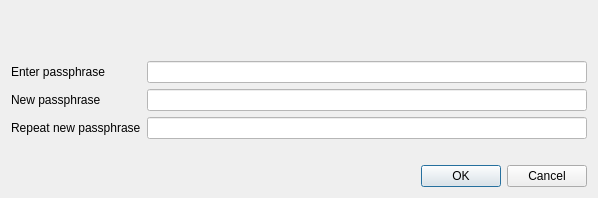
<?xml version="1.0" encoding="UTF-8"?>
<ui version="4.0">
 <class>AskPassphraseDialog</class>
 <widget class="QDialog" name="AskPassphraseDialog">
  <property name="geometry">
   <rect>
    <x>0</x>
    <y>0</y>
    <width>598</width>
    <height>198</height>
   </rect>
  </property>
  <property name="sizePolicy">
   <sizepolicy hsizetype="Preferred" vsizetype="Minimum">
    <horstretch>0</horstretch>
    <verstretch>0</verstretch>
   </sizepolicy>
  </property>
  <property name="minimumSize">
   <size>
    <width>550</width>
    <height>0</height>
   </size>
  </property>
  <property name="windowTitle">
   <string>Passphrase Dialog</string>
  </property>
  <layout class="QVBoxLayout" name="verticalLayout">
   <item>
    <widget class="QLabel" name="warningLabel">
     <property name="textFormat">
      <enum>Qt::RichText</enum>
     </property>
     <property name="wordWrap">
      <bool>true</bool>
     </property>
    </widget>
   </item>
   <item>
    <layout class="QFormLayout" name="formLayout">
     <property name="fieldGrowthPolicy">
      <enum>QFormLayout::AllNonFixedFieldsGrow</enum>
     </property>
     <item row="0" column="0">
      <widget class="QLabel" name="passLabel1">
       <property name="text">
        <string>Enter passphrase</string>
       </property>
      </widget>
     </item>
     <item row="0" column="1">
      <widget class="QLineEdit" name="passEdit1">
       <property name="styleSheet">
        <string notr="true">background-color:#ffffff;color:#000000;</string>
       </property>
       <property name="echoMode">
        <enum>QLineEdit::Password</enum>
       </property>
      </widget>
     </item>
     <item row="1" column="0">
      <widget class="QLabel" name="passLabel2">
       <property name="text">
        <string>New passphrase</string>
       </property>
      </widget>
     </item>
     <item row="1" column="1">
      <widget class="QLineEdit" name="passEdit2">
       <property name="styleSheet">
        <string notr="true">background-color:#ffffff;color:#000000;</string>
       </property>
       <property name="echoMode">
        <enum>QLineEdit::Password</enum>
       </property>
      </widget>
     </item>
     <item row="2" column="0">
      <widget class="QLabel" name="passLabel3">
       <property name="text">
        <string>Repeat new passphrase</string>
       </property>
      </widget>
     </item>
     <item row="2" column="1">
      <widget class="QLineEdit" name="passEdit3">
       <property name="styleSheet">
        <string notr="true">background-color:#ffffff;color:#000000;</string>
       </property>
       <property name="echoMode">
        <enum>QLineEdit::Password</enum>
       </property>
      </widget>
     </item>
     <item row="3" column="1">
      <widget class="QLabel" name="capsLabel">
       <property name="font">
        <font>
         <weight>75</weight>
         <bold>true</bold>
        </font>
       </property>
       <property name="text">
        <string/>
       </property>
       <property name="alignment">
        <set>Qt::AlignCenter</set>
       </property>
      </widget>
     </item>
    </layout>
   </item>
   <item>
    <widget class="QDialogButtonBox" name="buttonBox">
     <property name="orientation">
      <enum>Qt::Horizontal</enum>
     </property>
     <property name="standardButtons">
      <set>QDialogButtonBox::Cancel|QDialogButtonBox::Ok</set>
     </property>
    </widget>
   </item>
  </layout>
 </widget>
 <resources/>
 <connections>
  <connection>
   <sender>buttonBox</sender>
   <signal>accepted()</signal>
   <receiver>AskPassphraseDialog</receiver>
   <slot>accept()</slot>
   <hints>
    <hint type="sourcelabel">
     <x>248</x>
     <y>254</y>
    </hint>
    <hint type="destinationlabel">
     <x>157</x>
     <y>274</y>
    </hint>
   </hints>
  </connection>
  <connection>
   <sender>buttonBox</sender>
   <signal>rejected()</signal>
   <receiver>AskPassphraseDialog</receiver>
   <slot>reject()</slot>
   <hints>
    <hint type="sourcelabel">
     <x>316</x>
     <y>260</y>
    </hint>
    <hint type="destinationlabel">
     <x>286</x>
     <y>274</y>
    </hint>
   </hints>
  </connection>
 </connections>
</ui>
